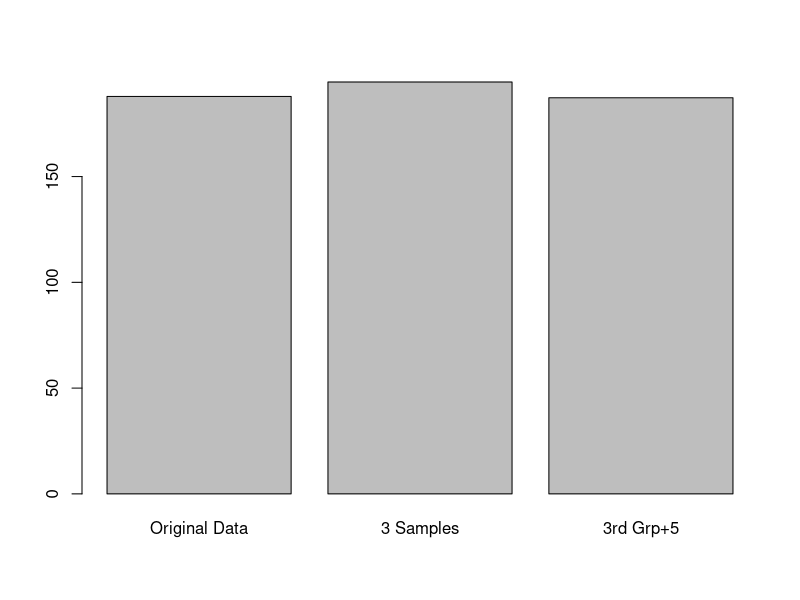

Source code (R):
## ---- chunk 1

set.seed(1)

pgrp1 <- sample(precip,20, replace=TRUE)
pgrp2 <- sample(precip,20, replace=TRUE)
pgrp3 <- sample(precip,20, replace=TRUE)

v1 <- var(precip)
v2 <-var(c(pgrp1,pgrp2,pgrp3))

pgrp3 <- pgrp3 - 5

v3 <- var(c(pgrp1,pgrp2,pgrp3))

barplot(c(v1,v2,v3),names.arg=c("Original Data","3 Samples","3rd Grp+5"))


## ---- chunk 2

set.seed(10)  
precipAmount <- sample(precip,60,replace=TRUE)
precipGrp <- as.factor(rep(seq(from=1,to=3,by=1),20))
precipDF <- data.frame(precipAmount, precipGrp)
precipOut <- aov(precipAmount ~ precipGrp, data=precipDF)
summary(precipOut) 

# What does the next line do?
precipDF$precipAmount[precipDF$precipGrp==3] <- precipDF$precipAmount[precipDF$precipGrp==3] - 7
precipOut <- aov(precipAmount ~ precipGrp, data=precipDF)
summary(precipOut)

## ---- chunk 3

# install.packages("BayesFactor")
library(BayesFactor)

chicksBayesOut <- anovaBF(weight ~ feed, data=chickwts)

summary(chicksBayesOut)



## ---- chunk 4

# install.packages("BayesFactor")
library("BayesFactor")
set.seed(10)  
precipAmount <- sample(precip,60,replace=TRUE)
precipGrp <- as.factor(rep(seq(from=1,to=3,by=1),20))
precipDF <- data.frame(precipAmount, precipGrp)
precipBayesOut <- anovaBF(precipAmount ~ precipGrp, data=precipDF)
precipBayesOut
mcmcOut <- posterior(precipBayesOut,iterations=10000)
summary(mcmcOut)

precipDF$precipAmount[precipDF$precipGrp==3] <- precipDF$precipAmount[precipDF$precipGrp==3] - 7
precipBayesOut <- anovaBF(precipAmount ~ precipGrp, data=precipDF)
precipBayesOut
mcmcOut <- posterior(precipBayesOut,iterations=10000)
summary(mcmcOut)
